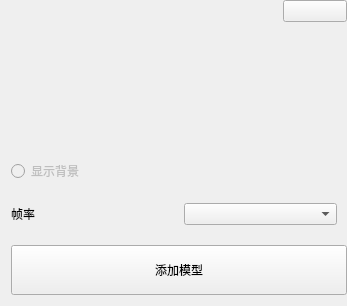
<?xml version="1.0" encoding="UTF-8"?>
<ui version="4.0">
 <class>SubWin</class>
 <widget class="QWidget" name="SubWin">
  <property name="geometry">
   <rect>
    <x>0</x>
    <y>0</y>
    <width>347</width>
    <height>306</height>
   </rect>
  </property>
  <property name="windowTitle">
   <string>Form</string>
  </property>
  <layout class="QVBoxLayout" name="verticalLayout_3">
   <property name="spacing">
    <number>20</number>
   </property>
   <property name="leftMargin">
    <number>11</number>
   </property>
   <property name="topMargin">
    <number>0</number>
   </property>
   <property name="rightMargin">
    <number>0</number>
   </property>
   <item>
    <layout class="QVBoxLayout" name="verticalLayout_2">
     <item>
      <layout class="QVBoxLayout" name="verticalLayout">
       <item>
        <layout class="QHBoxLayout" name="horizontalLayout_2">
         <property name="spacing">
          <number>0</number>
         </property>
         <item>
          <spacer name="horizontalSpacer">
           <property name="orientation">
            <enum>Qt::Horizontal</enum>
           </property>
           <property name="sizeHint" stdset="0">
            <size>
             <width>40</width>
             <height>13</height>
            </size>
           </property>
          </spacer>
         </item>
         <item>
          <widget class="QPushButton" name="btnClose">
           <property name="minimumSize">
            <size>
             <width>64</width>
             <height>0</height>
            </size>
           </property>
           <property name="text">
            <string/>
           </property>
          </widget>
         </item>
        </layout>
       </item>
      </layout>
     </item>
     <item>
      <spacer name="verticalSpacer_2">
       <property name="orientation">
        <enum>Qt::Vertical</enum>
       </property>
       <property name="sizeHint" stdset="0">
        <size>
         <width>20</width>
         <height>40</height>
        </size>
       </property>
      </spacer>
     </item>
    </layout>
   </item>
   <item>
    <widget class="QRadioButton" name="radioButton">
     <property name="enabled">
      <bool>false</bool>
     </property>
     <property name="text">
      <string>显示背景</string>
     </property>
    </widget>
   </item>
   <item>
    <layout class="QHBoxLayout" name="horizontalLayout">
     <property name="rightMargin">
      <number>10</number>
     </property>
     <item>
      <widget class="QLabel" name="label">
       <property name="text">
        <string>帧率</string>
       </property>
      </widget>
     </item>
     <item>
      <widget class="QComboBox" name="comRate"/>
     </item>
    </layout>
   </item>
   <item>
    <widget class="QPushButton" name="btnAdd">
     <property name="minimumSize">
      <size>
       <width>0</width>
       <height>50</height>
      </size>
     </property>
     <property name="text">
      <string>添加模型</string>
     </property>
    </widget>
   </item>
  </layout>
 </widget>
 <resources/>
 <connections/>
</ui>
